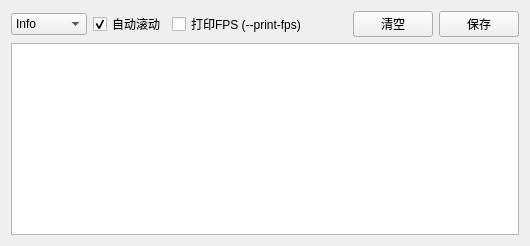
           <widget class="QWidget" name="tab_logs">
            <attribute name="title">
             <string>运行日志</string>
            </attribute>
            <layout class="QVBoxLayout" name="verticalLayout_logs">
             <item>
              <layout class="QHBoxLayout" name="horizontalLayout_logControls">
               <item>
                <widget class="QComboBox" name="comboBox_logLevel">
                 <property name="toolTip">
                  <string>--verbosity: 设置日志级别</string>
                 </property>
                 <item>
                  <property name="text">
                   <string>Info</string>
                  </property>
                 </item>
                 <item>
                  <property name="text">
                   <string>Verbose</string>
                  </property>
                 </item>
                 <item>
                  <property name="text">
                   <string>Debug</string>
                  </property>
                 </item>
                 <item>
                  <property name="text">
                   <string>Warn</string>
                  </property>
                 </item>
                 <item>
                  <property name="text">
                   <string>Error</string>
                  </property>
                 </item>
                </widget>
               </item>
               <item>
                <widget class="QCheckBox" name="checkBox_autoScroll">
                 <property name="text">
                  <string>自动滚动</string>
                 </property>
                 <property name="checked">
                  <bool>true</bool>
                 </property>
                </widget>
               </item>
               <item>
                <widget class="QCheckBox" name="checkBox_printFPS">
                 <property name="text">
                  <string>打印FPS (--print-fps)</string>
                 </property>
                </widget>
               </item>
               <item>
                <spacer name="horizontalSpacer_logs">
                 <property name="orientation">
                  <enum>Qt::Orientation::Horizontal</enum>
                 </property>
                 <property name="sizeHint" stdset="0">
                  <size>
                   <width>40</width>
                   <height>20</height>
                  </size>
                 </property>
                </spacer>
               </item>
               <item>
                <widget class="QPushButton" name="btn_clearLogs">
                 <property name="text">
                  <string>清空</string>
                 </property>
                 <property name="icon">
                  <iconset theme="edit-clear"/>
                 </property>
                </widget>
               </item>
               <item>
                <widget class="QPushButton" name="btn_saveLogs">
                 <property name="text">
                  <string>保存</string>
                 </property>
                 <property name="icon">
                  <iconset theme="document-save"/>
                 </property>
                </widget>
               </item>
              </layout>
             </item>
             <item>
              <widget class="QPlainTextEdit" name="textEdit_logs">
               <property name="font">
                <font>
                 <family>Consolas,Monaco,monospace</family>
                 <pointsize>9</pointsize>
                </font>
               </property>
               <property name="readOnly">
                <bool>true</bool>
               </property>
              </widget>
             </item>
            </layout>
           </widget>
